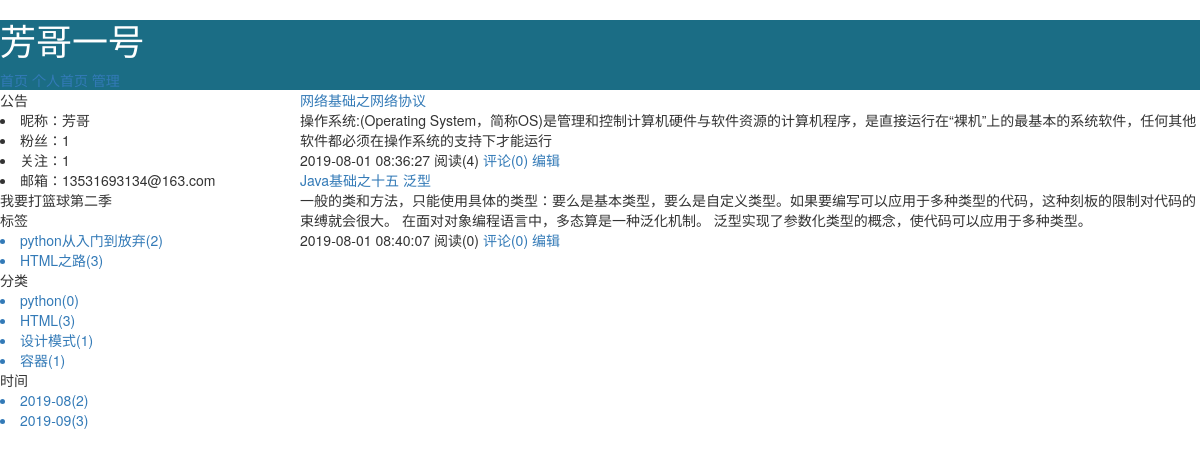
Page /pengfy/tag/1.html on the committed database.
### repository/models.py (models this page shows, shortened)
class Blog(models.Model):
    bid = models.AutoField(primary_key=True)
    title = models.CharField(max_length=60,verbose_name="个人博客标题")
    site  = models.CharField(max_length=32,verbose_name="个人博客前缀",unique=True)
    theme = models.CharField(max_length=32,verbose_name="博客主题")
    user = models.OneToOneField(to="UserInfo",to_field="nid",on_delete=models.CASCADE)
    class Meta:
        verbose_name_plural="个人博客"

class UserInfo(models.Model):
    nid = models.BigAutoField(primary_key=True)
    username = models.CharField(max_length=32,verbose_name="用户名",unique=True)
    password = models.CharField(max_length=64,verbose_name="密码")
    nickname = models.CharField(max_length=32,verbose_name="昵称")
    email = models.EmailField(verbose_name="邮箱",unique=True)
    avatar = models.ImageField(verbose_name="头像",upload_to='static/user_avatar')
    createtime = models.DateTimeField(verbose_name="创建时间",auto_now_add=True)
    fans = models.ManyToManyField(verbose_name="粉丝",
                                  to="UserInfo",
                                  through="UserFans",   #自定义第三张表时，使用字段用于指定关系表
                                  related_name="f",
                                  through_fields= ("user","follower"),
                                  )
    class Meta:
        verbose_name_plural="用户列表"

class Tag(models.Model):
    nid = models.AutoField(primary_key=True)
    title = models.CharField(verbose_name="标签名称",max_length=32)
    blog = models.ForeignKey(verbose_name="所属博客",to="Blog",to_field="bid",on_delete=models.CASCADE)

class Category(models.Model):
    nid = models.AutoField(primary_key=True)
    title = models.CharField(verbose_name="分类名称",max_length=32)
    blog = models.ForeignKey(verbose_name="所属博客",to="Blog",to_field="bid",on_delete=models.CASCADE)
    class Meta:
        verbose_name_plural="个人文章分类"

class Article(models.Model):
    nid = models.BigAutoField(primary_key=True)
    title = models.CharField(verbose_name="文章标题",max_length=128)
    summary = models.CharField(verbose_name="文章简介",max_length=512)
    read_count = models.IntegerField(default=0)
    comment_count = models.IntegerField(default=0)
    up_count = models.IntegerField(default=0)
    down_count = models.IntegerField(default=0)
    create_time = models.DateTimeField(auto_now_add=True)
    blog = models.ForeignKey(verbose_name="所属博客",to="Blog",to_field="bid",on_delete=models.CASCADE)
    categroy = models.ForeignKey(verbose_name="文章类型",to="Category",to_field="nid",on_delete=models.CASCADE)
    article_type_choices = [
        (1,"Python"),
        (2,"Linux"),
        (3,"Java"),
        (4,"Golang"),
    ]
    article_type_id = models.IntegerField(verbose_name="主站分类id",choices=article_type_choices,default=None)
    tag = models.ManyToManyField(
        verbose_name="文章标签",
        to="Tag",
        through="Tag2Article",
    )
    class Meta:
        verbose_name_plural="文章信息"

### web/views/home.py (the view)
def filter(request,site,type,val):
    blog = models.Blog.objects.filter(site=site).select_related('user').first()
    if not blog:
        return redirect('/')
    tag_list = models.Tag.objects.filter(blog=blog)
    type_list = models.Category.objects.filter(blog=blog)
    date_list = models.Article.objects.raw(
        'select nid, count(nid) as num,strftime("%Y-%m",create_time) as ctime from repository_article group by strftime("%Y-%m",create_time)')
    if type == "tag":
        article_list = models.Article.objects.filter(blog=blog,tag=val)
    elif type == "categroy":
        article_list = models.Article.objects.filter(blog=blog,categroy_id=val)
    elif type == "data":
        article_list = models.Article.objects.filter(blog=blog).extra(
            where=['strftime("%%Y-%%m",create_time)=%s'], params=[val, ]).all()
    return render(request,'home.html',{
        'blog':blog,
        "tag_list":tag_list,
        "type_list":type_list,
        "date_list":date_list,
        "article_list":article_list
    }
                  )

### templates/home.html
{% extends 'home_layout.html' %}
{% block content %}
{% for item in article_list %}
    <div class="summary_item">
        <div class="summary_title">
            <a href="/{{ blog.site }}/{{ item.nid }}.html">{{ item.title}}</a>
        </div>
        <div class="summary_content">
            {{ item.summary }}
        </div>
        <div class="summary_footer">
            <span>{{ item.create_time|date:"Y-m-d H:i:s" }}</span>
            <span>阅读({{ item.read_count }})</span>
            <a href="#">评论({{ item.comment_count }})</a>
            <a href="#">编辑</a>
        </div>
    </div>
{% endfor %}
{% endblock %}

### templates/home_layout.html (shortened to what this page needs)
<!DOCTYPE html>
<html lang="en">
<head>
    <link rel="stylesheet" href="/static/plugin/font-awesome/css/font-awesome.css">
    <link rel="stylesheet" href="/static/plugin/bootstrap/css/bootstrap.css">
</head>
<body>
<div class="header">
    <h1>{{ blog.title }}</h1>
    <a href="/">首页</a>
    <a href="/{{ blog.site }}.html">个人首页</a>
    <a href="#">管理</a>
</div>
<div class="body">
    <div class="body_menu">
        <div class="notice">
            <div class="notice_header">公告</div>
            <div class="notice_content">
                <li>昵称：{{ blog.user.nickname }}</li>
                <li>粉丝：{{ blog.user.fans.count }}</li>
                <li>关注：{{ blog.user.f.count }}</li>
                <li>邮箱：{{ blog.user.email }}</li>
            </div>
            <div class="memo">
                我要打篮球第二季
            </div>
        </div>
        <div class="tags">
            <div class="tags_header">标签</div>
            <div class="tags_body">
                {% for item in tag_list%}
                    <a href="/{{ blog.site }}/tag/{{ item.nid }}.html"><li>{{ item.title }}({{ item.article_set.count }})</li></a>
                {% endfor %}
            </div>
        </div>
        <div class="types">
            <div class = "types_header">分类</div>
            <div class="types_body">
                {% for item in type_list %}
                    <a href="/{{ blog.site }}/categroy/{{ item.nid }}.html"><li>{{ item.title }}({{ item.article_set.count }})</li></a>
                {% endfor %}
            </div>
        </div>
        <div class="dates">
            <div class = "dates_header">时间</div>
            <div class="dates_body">
                {% for item in date_list %}
                    <a href="/{{ blog.site }}/data/{{ item.ctime }}.html"><li>{{ item.ctime }}({{ item.num }})</li></a>
                {% endfor %}
            </div>
        </div>
    </div>
    <div class="article">
        {% block content %}{% endblock %}
    </div>
</div>
</body>
</html>

### templates/home_layout.html (style rules this page uses)
* { margin: 0 0; }
.header { width: 100%; height: 70px; background-color: #1b6d85; color: white; }
.body_menu { float: left; width: 25%; }
.article { float: left; width: 75%; }

### rows in the picture
Blog: title "芳哥一号", user.nickname "芳哥", user.fans.count "1", user.f.count "1", user.email "13531693134@163.com"
Tag: title "python从入门到放弃", article_set.count "2"
Tag: title "HTML之路", article_set.count "3"
Category: title "python", article_set.count "0"
Category: title "HTML", article_set.count "3"
Category: title "设计模式", article_set.count "1"
Category: title "容器", article_set.count "1"
Article: ctime "2019-08", num "2", title "网络基础之网络协议", summary "操作系统:(Operating System，简称OS)是管理和控制计算机硬件与软件资源的计算机程序，是直接运行在“裸机”上的最基本的系统软件，任何其他软件都必须在操作系统的支持下才能运行", create_time "2019-08-01 08:36:27", read_count "4", comment_count "0"
Article: ctime "2019-09", num "3"
Article: title "Java基础之十五 泛型", summary "一般的类和方法，只能使用具体的类型：要么是基本类型，要么是自定义类型。如果要编写可以应用于多种类型的代码，这种刻板的限制对代码的束缚就会很大。 在面对对象编程语言中，多态算是一种泛化机制。 泛型实现了参数化类型的概念，使代码可以应用于多种类型。", create_time "2019-08-01 08:40:07", read_count "0", comment_count "0"
